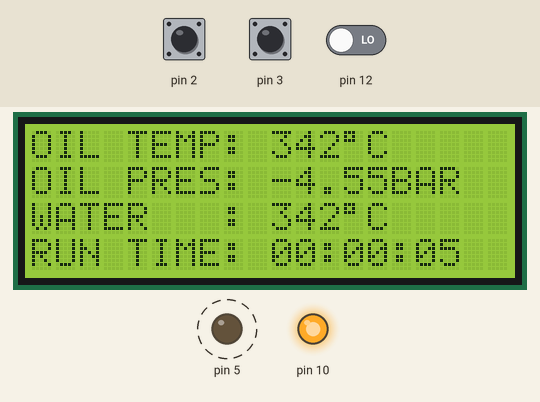
Recording of a sketch running on a simulated Arduino Uno, built with avr-gcc and run on an emulated ATmega328P. Shown: 20×4 character LCD, output pins drawn as LEDs (lit = HIGH). Dashed ring = blinking. Inputs (shaded band) come from the test bench; at power-on: pin 2 HIGH, pin 3 HIGH, pin 12 LOW. EEPROM starts erased; pins used as bus, display or sensor lines are not drawn.

Above: at 6.01 s.
6.3 s: pin 2 pulled LOW for 0.15 s
At 6.83 s:
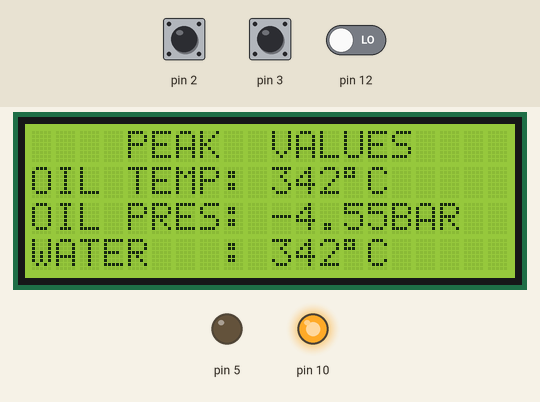
7.0 s: pin 3 pulled LOW for 3.2 s
At 9.4 s:
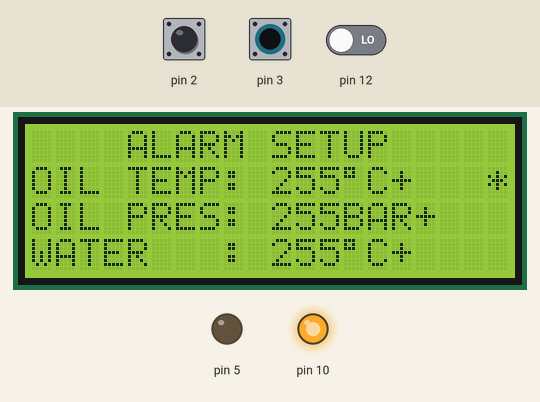
10.8 s: pin 2 pulled LOW for 1 s
At 11.6 s:
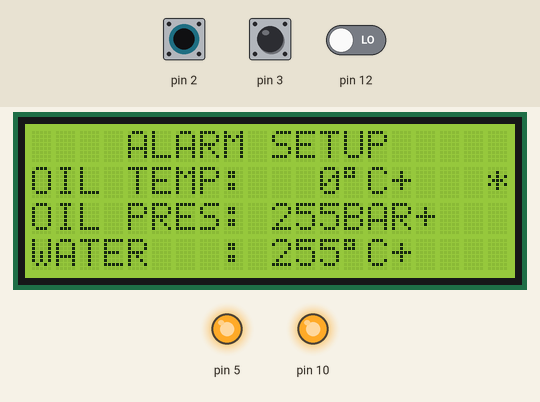
12.4 s: pin 3 pulled LOW for 1 s
At 13.22 s:
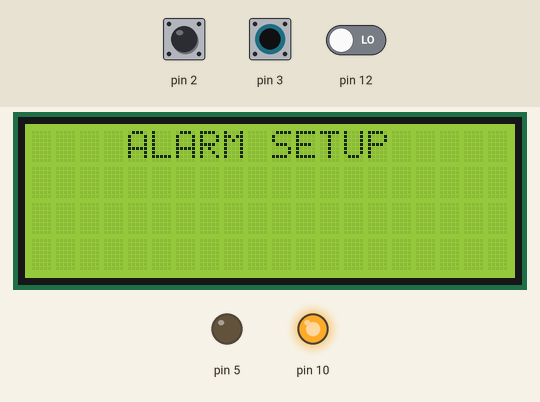
14.0 s: pin 3 pulled LOW for 0.15 s
At 14.6 s:
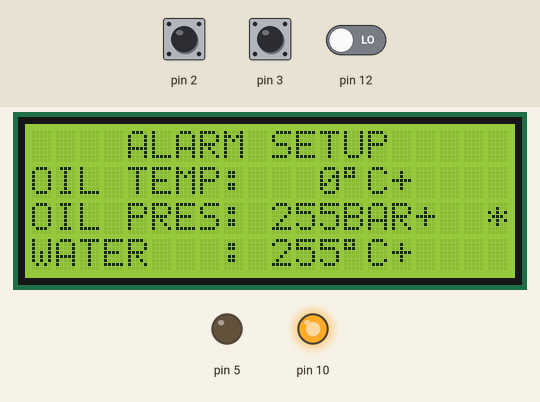
14.7 s: pin 12 driven HIGH
At 15.2 s:
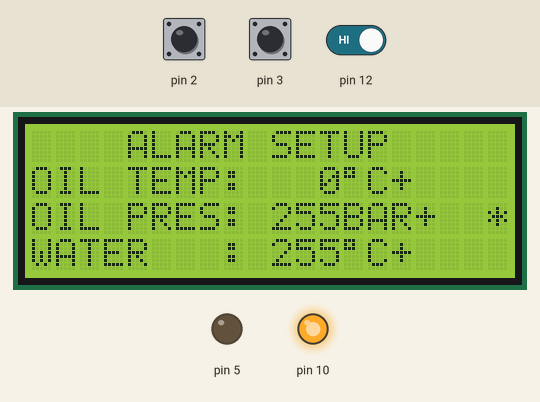
Timing chart, 0 to 17.2 s (numbered marks = the images above; inputs shaded):
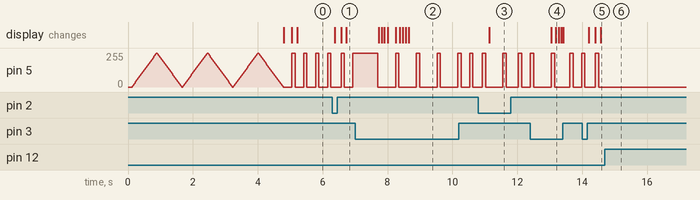

The sketch:

adri.ino
```cpp
#include <EEPROM.h>
#include <Wire.h>
#include <LiquidCrystal_I2C.h>
#include "Constants.h"
#include "Sensors.h"
#include "Screen.h"
#include "Variables.h"
#include "Led.h"
#include "Runtime.h"

Constants constants;
Variables variables;
Sensors sensors;
Screen screen;
Led redLed(constants.LED);
Runtime time;

void setup() {
  screen.init();
  openingCeremony();
  screen.clear();
  setupButtons();
  Serial.begin(9600);
}

void loop() {
  if (variables.clearLCD){ //do we need to clean the screen?
    variables.clearLCD=false;
    screen.clear();
  }

  checkValues();
  if (variables.actualScreen == 2) peakScreen();
  else if (variables.actualScreen == 3) setupScreen();
  else mainScreen();
  delay(constants.REFRESHRATE);
}

void mainScreen(){
  screen.printValue(0,0,true,constants.SENSOR1NAME,variables.sensor1,true,false,constants.SENSOR1UNITS);
  screen.printValue(1,0,true,constants.SENSOR2NAME,variables.sensor2,false,true,constants.SENSOR2UNITS);
  screen.printValue(2,0,true,constants.SENSOR3NAME,variables.sensor3,true,false,constants.SENSOR3UNITS);
  screen.setCursor(0,3);
  screen.print(constants.TIMENAME+": "+time.getTime());
}

void peakScreen(){
  screen.setCursor(4,0);
  screen.print(constants.PEAKNAME);
  screen.printValue(1,0,true,constants.SENSOR1NAME,variables.sensor1MAX,true,false,constants.SENSOR1UNITS);
  screen.printValue(2,0,true,constants.SENSOR2NAME,variables.sensor2MAX,false,true,constants.SENSOR2UNITS);
  screen.printValue(3,0,true,constants.SENSOR3NAME,variables.sensor3MAX,true,false,constants.SENSOR3UNITS);
}

void setupScreen(){
  screen.setCursor(constants.ALARMNAMECOL,0);
  screen.print(constants.ALARMNAME);

  screen.printValue(1,0,true,constants.SENSOR1NAME,EEPROM.read(constants.EEPROMSENSOR1WARNINGVALUE),true,false,constants.SENSOR1UNITS);
  screen.print(getOperatorLabel(EEPROM.read(constants.EEPROMSENSOR1WARNINGOPERATOR)));

  screen.printValue(2,0,true,constants.SENSOR2NAME,EEPROM.read(constants.EEPROMSENSOR2WARNINGVALUE),false,false,constants.SENSOR2UNITS);
  screen.print(getOperatorLabel(EEPROM.read(constants.EEPROMSENSOR2WARNINGOPERATOR)));

  screen.printValue(3,0,true,constants.SENSOR3NAME,EEPROM.read(constants.EEPROMSENSOR3WARNINGVALUE),true,false,constants.SENSOR3UNITS);
  screen.print(getOperatorLabel(EEPROM.read(constants.EEPROMSENSOR3WARNINGOPERATOR)));

  screen.setCursor(19,variables.feature/2);
  screen.print("*");

  if (variables.feature/2 > 3){
    variables.actualScreen=1;
    savedScreen();
  }
}

void checkValues(){
  variables.sensor1 = sensors.getTemp323057(constants.SENSORMCP1);
  variables.sensor2 = sensors.getPress360004(constants.SENSORMCP3);
  variables.sensor3 = sensors.getTemp323059(constants.SENSORMCP5);
  variables.sensor4 = 0;
  variables.sensor5 = 0;
  variables.sensor6 = 0;

  //peak values
  if(variables.sensor1 > variables.sensor1MAX) variables.sensor1MAX=variables.sensor1;
  if(variables.sensor2 > variables.sensor2MAX) variables.sensor2MAX=variables.sensor2;
  if(variables.sensor3 > variables.sensor3MAX) variables.sensor3MAX=variables.sensor3;
  if(variables.sensor4 > variables.sensor4MAX) variables.sensor4MAX=variables.sensor4;
  if(variables.sensor5 > variables.sensor5MAX) variables.sensor5MAX=variables.sensor5;
  if(variables.sensor6 > variables.sensor6MAX) variables.sensor6MAX=variables.sensor6;

  //alarm
  if(EEPROM.read(constants.EEPROMSENSOR1WARNINGOPERATOR)%2 > 0){ //greater alarm
    if(int(variables.sensor1) > EEPROM.read(constants.EEPROMSENSOR1WARNINGVALUE)) redLed.blink(constants.LEDDURATION);
  }
  else{ //smaller alarm
    if(int(variables.sensor1) < EEPROM.read(constants.EEPROMSENSOR1WARNINGVALUE)) redLed.blink(constants.LEDDURATION);
  }

  if(EEPROM.read(constants.EEPROMSENSOR2WARNINGOPERATOR)%2 > 0){ //greater alarm
    if(int(variables.sensor2) > EEPROM.read(constants.EEPROMSENSOR2WARNINGVALUE)) redLed.blink(constants.LEDDURATION);
  }
  else{ //smaller alarm
    if(int(variables.sensor2) < EEPROM.read(constants.EEPROMSENSOR2WARNINGVALUE)) redLed.blink(constants.LEDDURATION);
  }

  if(EEPROM.read(constants.EEPROMSENSOR3WARNINGOPERATOR)%2 > 0){ //greater alarm
    if(int(variables.sensor3) > EEPROM.read(constants.EEPROMSENSOR3WARNINGVALUE)) redLed.blink(constants.LEDDURATION);
  }
  else{ //smaller alarm
    if(int(variables.sensor3) < EEPROM.read(constants.EEPROMSENSOR3WARNINGVALUE)) redLed.blink(constants.LEDDURATION);
  }

}

void openingCeremony(){
  uint8_t e[8] = {0x1f, 0x11, 0x17, 0x17, 0x13, 0x17, 0x11, 0x1f};
  uint8_t p[8] = {0x1f, 0x11, 0x15, 0x15, 0x11, 0x17, 0x17, 0x1f};
  uint8_t three[8] = {0x1f, 0x13, 0x1d, 0x1d, 0x11, 0x1d, 0x13, 0x1f};
  screen.storeCustomChar(0,e);
  screen.storeCustomChar(1,p);
  screen.storeCustomChar(2,three);
  screen.initialScreen(constants.INITCOL1,constants.INITCOL2,constants.INITCOL3,constants.INITCOL4,constants.INITSTRING1,constants.INITSTRING2,constants.INITSTRING3,constants.INITSTRING4);
  screen.setCursor(10,2);
  screen.printCustomChar(0);
  screen.printCustomChar(1);
  screen.printCustomChar(2);
  for(int i=0; i <= 2; i++) redLed.fade(15);
  screen.backlight(false);
  delay(250);
  screen.backlight(true);
}

void savedScreen(){
  Constants constants;
  screen.clear();
  screen.setCursor(constants.SETTINGSSAVEDCOL,1);
  screen.print(constants.SETTINGSSAVED);
  delay(1000);
  screen.clear();
}

void setupButtons(){
  pinMode(constants.BUTTON1,INPUT);
  digitalWrite(constants.BUTTON1,HIGH);
  attachInterrupt(0,button1ISR, LOW);

  pinMode(constants.BUTTON2,INPUT);
  digitalWrite(constants.BUTTON2,HIGH);
  attachInterrupt(1,button2ISR, LOW);
}

String getOperatorLabel(int rawOperator){
  if (rawOperator%2 > 0) return "+";
  else return "-";
}

void button1ISR(){
  unsigned long interrupt_time = millis();
  if (interrupt_time - variables.last_interrupt_time > constants.DEBOUNCING){
    if (variables.actualScreen == 3){
      int sensor = variables.feature/2;
      int rawOperator = variables.feature%2;

      if (sensor == 1) {
        if (!rawOperator) EEPROM.write(constants.EEPROMSENSOR1WARNINGVALUE,EEPROM.read(constants.EEPROMSENSOR1WARNINGVALUE)+1);
        else EEPROM.write(constants.EEPROMSENSOR1WARNINGOPERATOR,EEPROM.read(constants.EEPROMSENSOR1WARNINGOPERATOR)+1);
      }
      else if (sensor == 2) {
        if (!rawOperator) EEPROM.write(constants.EEPROMSENSOR2WARNINGVALUE,EEPROM.read(constants.EEPROMSENSOR2WARNINGVALUE)+1);
        else EEPROM.write(constants.EEPROMSENSOR2WARNINGOPERATOR,EEPROM.read(constants.EEPROMSENSOR2WARNINGOPERATOR)+1);
      }
      else if (sensor == 3) {
        if (!rawOperator) EEPROM.write(constants.EEPROMSENSOR3WARNINGVALUE,EEPROM.read(constants.EEPROMSENSOR3WARNINGVALUE)+1);
        else EEPROM.write(constants.EEPROMSENSOR3WARNINGOPERATOR,EEPROM.read(constants.EEPROMSENSOR3WARNINGOPERATOR)+1);
      }
    }
    else{
      variables.actualScreen = variables.actualScreen+1;
      if (variables.actualScreen > constants.TOTALSCREENS) variables.actualScreen=1;
      variables.clearLCD = true;
    }
  }
  variables.last_interrupt_time = interrupt_time;
}

void button2ISR(){
  if (variables.actualScreen == 3){
    unsigned long interrupt_time = millis();
    if (interrupt_time - variables.last_interrupt_time > constants.DEBOUNCING){
          variables.clearLCD = true;
          variables.feature += 1;
    }
    variables.last_interrupt_time = interrupt_time;
  }
  else{
    unsigned long timePressed = 0;
    while(digitalRead(constants.BUTTON2) == LOW && timePressed < constants.ALARMPRESSINGTIME){
      timePressed+=1;
      delay(1);
     }

    if(timePressed >= constants.ALARMPRESSINGTIME){
      variables.actualScreen=3;
      variables.feature = 1;
      variables.clearLCD = true;
    }
  }
}
```

Constants.cpp
```cpp
#include "Constants.h"

int Constants::LED=5;
int Constants::RELAY1=4;
int Constants::LEDDURATION=50;
int Constants::SPEAKERDURATION=100;
int Constants::EEPROMSPEAKER=1;
String Constants::SETTINGSSAVED="SETTINGS SAVED";
int Constants::SETTINGSSAVEDCOL=3;
String Constants::SETTINGS="SETTINGS";
int Constants::SETTINGSCOL=6;
int Constants::ALARMPRESSINGTIME=1000;
String Constants::ALARMNAME="ALARM SETUP";
int Constants::ALARMNAMECOL=4;
int Constants::DEBOUNCING=100;
int Constants::BUTTON1=2;
int Constants::BUTTON2=3;
int Constants::TOTALSCREENS=2;

int Constants::REFRESHRATE=200;

int Constants::INITCOL1=0;
String Constants::INITSTRING1="";
int Constants::INITCOL2=3;
String Constants::INITSTRING2="DIGITAL DISPLAY";
int Constants::INITCOL3=5;
String Constants::INITSTRING3="ADRi";
int Constants::INITCOL4=0;
String Constants::INITSTRING4="";

int Constants::SENSORMCP1=1;  //VDO 150 grados
int Constants::SENSORMCP2=2; //presion
int Constants::SENSORMCP3=3; //VDO 120 grados
int Constants::SENSORMCP4=4;
int Constants::SENSORMCP5=5;
int Constants::SENSORMCP6=6;
int Constants::SENSORMCP7=7;
int Constants::SENSORMCP8=8;

String Constants::WARNINGSTRING="WARNING!! DANGER!!";
int Constants::WARNINGCOL=1;
String Constants::PEAKNAME="PEAK  VALUES";
int Constants::PEAKCOL=4;

int Constants::EEPROMSENSOR1WARNINGVALUE=2;
int Constants::EEPROMSENSOR2WARNINGVALUE=3;
int Constants::EEPROMSENSOR3WARNINGVALUE=4;
int Constants::EEPROMSENSOR4WARNINGVALUE=5;
int Constants::EEPROMSENSOR5WARNINGVALUE=6;
int Constants::EEPROMSENSOR6WARNINGVALUE=7;
int Constants::EEPROMSENSOR1WARNINGOPERATOR=8;
int Constants::EEPROMSENSOR2WARNINGOPERATOR=9;
int Constants::EEPROMSENSOR3WARNINGOPERATOR=10;
int Constants::EEPROMSENSOR4WARNINGOPERATOR=11;
int Constants::EEPROMSENSOR5WARNINGOPERATOR=12;
int Constants::EEPROMSENSOR6WARNINGOPERATOR=13;

String Constants::SENSOR1NAME="OIL TEMP";
String Constants::SENSOR1UNITS="ºC";
String Constants::SENSOR1BIG="OIL  TEMPERATURE";
int Constants::SENSOR1BIGCOL=2;
String Constants::SENSOR2NAME="OIL PRES";
String Constants::SENSOR2UNITS="BAR";
String Constants::SENSOR2BIG="OIL PRESSURE";
int Constants::SENSOR2BIGCOL=4;
String Constants::SENSOR3NAME="WATER   ";
String Constants::SENSOR3UNITS="ºC";
String Constants::SENSOR3BIG="WATER  TEMPERATURE";
int Constants::SENSOR3BIGCOL=1;
String Constants::SENSOR4NAME="";
String Constants::SENSOR4UNITS="";
String Constants::SENSOR5NAME="";
String Constants::SENSOR5UNITS="";
String Constants::SENSOR6NAME="";
String Constants::SENSOR6UNITS="";

String Constants::TIMENAME="RUN TIME";
```

Constants.h
```cpp
#ifndef Constants_h
#define Constants_h

#include "Arduino.h"

class Constants{
  public:
    static int LED;
    static int RELAY1;
    static int LEDDURATION;
    static int SPEAKERDURATION;
    static int EEPROMSPEAKER;
    static String SETTINGSSAVED;
    static int SETTINGSSAVEDCOL;
    static String SETTINGS;
    static int SETTINGSCOL;
    static int ALARMPRESSINGTIME;
    static String ALARMNAME;
    static int ALARMNAMECOL;
    static int DEBOUNCING;
    static int BUTTON1;
    static int BUTTON2;
    static int TOTALSCREENS;
    static int INITCOL1;
    static String INITSTRING1;
    static int INITCOL2;
    static String INITSTRING2;
    static int INITCOL3;
    static String INITSTRING3;
    static int INITCOL4;
    static String INITSTRING4;

    static int REFRESHRATE;

    static int SENSORMCP1;  //VDO 150 grados
    static int SENSORMCP2; //presion
    static int SENSORMCP3; //VDO 120 grados
    static int SENSORMCP4;
    static int SENSORMCP5;
    static int SENSORMCP6;
    static int SENSORMCP7;
    static int SENSORMCP8;

    static String WARNINGSTRING;
    static int WARNINGCOL;
    static String PEAKNAME;
    static int PEAKCOL;

    static int EEPROMSENSOR1WARNINGVALUE;
    static int EEPROMSENSOR2WARNINGVALUE;
    static int EEPROMSENSOR3WARNINGVALUE;
    static int EEPROMSENSOR4WARNINGVALUE;
    static int EEPROMSENSOR5WARNINGVALUE;
    static int EEPROMSENSOR6WARNINGVALUE;
    static int EEPROMSENSOR1WARNINGOPERATOR;
    static int EEPROMSENSOR2WARNINGOPERATOR;
    static int EEPROMSENSOR3WARNINGOPERATOR;
    static int EEPROMSENSOR4WARNINGOPERATOR;
    static int EEPROMSENSOR5WARNINGOPERATOR;
    static int EEPROMSENSOR6WARNINGOPERATOR;
    static String SENSOR1NAME;
    static String SENSOR1UNITS;
    static String SENSOR1BIG;
    static int SENSOR1BIGCOL;
    static String SENSOR2NAME;
    static String SENSOR2UNITS;
    static String SENSOR2BIG;
    static int SENSOR2BIGCOL;
    static String SENSOR3NAME;
    static String SENSOR3UNITS;
    static String SENSOR3BIG;
    static int SENSOR3BIGCOL;
    static String SENSOR4NAME;
    static String SENSOR4UNITS;
    static String SENSOR5NAME;
    static String SENSOR5UNITS;
    static String SENSOR6NAME;
    static String SENSOR6UNITS;

    static String TIMENAME;

};

#endif
```

Led.cpp
```cpp
#include "Led.h"
#include "Constants.h"

int pin;

Led::Led(int outPin){
  pin=outPin;
  pinMode(pin,OUTPUT);
}

void Led::blink(int delayTime){
  Constants constants;
  digitalWrite(pin,HIGH);
  delay(delayTime);
  digitalWrite(pin,LOW);
}

void Led::setStatus(boolean mode){
  if(mode == true){
    digitalWrite(pin,HIGH);
  }
  else{
    digitalWrite(pin,LOW);
  }
}

void Led::fade(int delayTime){
  // fade in from min to max in increments of 5 points:
  for(int fadeValue = 0 ; fadeValue <= 255; fadeValue +=5) {
    // sets the value (range from 0 to 255):
    analogWrite(pin, fadeValue);
    // wait for 30 milliseconds to see the dimming effect
    delay(delayTime);
  }

  // fade out from max to min in increments of 5 points:
  for(int fadeValue = 255 ; fadeValue >= 0; fadeValue -=5) {
    // sets the value (range from 0 to 255):
    analogWrite(pin, fadeValue);
    // wait for 30 milliseconds to see the dimming effect
    delay(delayTime);
  }
}
```

Led.h
```cpp
#ifndef Led_h
#define Led_h

#include "Arduino.h"

class Led{
  public:
    Led(int outPin);
    void blink(int delayTime);
    void setStatus(boolean mode);
    void fade(int delayTime);
  private:
    int pin;
};

#endif
```

Runtime.cpp
```cpp
#include "Runtime.h"

Runtime::Runtime(){
}

String Runtime::getTime(){
  unsigned long t = millis()/1000;
  static char str[9];
  int h = t / 3600;
  t = t % 3600;
  int m = t / 60;
  int s = t % 60;
  sprintf(str, "%02d:%02d:%02d", h, m, s);
  return str;
}
```

Runtime.h
```cpp
#ifndef Runtime_h
#define Runtime_h

#include "Arduino.h"

class Runtime{
  public:
   Runtime();
   String getTime();
};

#endif
```

Screen.cpp
```cpp
#include "Screen.h"
#include "Constants.h"
#include <LiquidCrystal_I2C.h>

LiquidCrystal_I2C lcd(0x27, 2, 1, 0, 4, 5, 6, 7, 3, POSITIVE);  // Set the LCD I2C address

Screen::Screen(){}

void Screen::init(){
  lcd.begin(20,4);
}

void Screen::backlight(boolean status){
  if (status == true){
    lcd.backlight();
  }
  else{
    lcd.noBacklight();
  }
}

void Screen::initialScreen(int col1, int col2, int col3, int col4, String string1, String string2, String string3, String string4){
  lcd.setCursor(col1,0);
  lcd.print(string1);
  lcd.setCursor(col2,1);
  lcd.print(string2);
  lcd.setCursor(col3,2);
  lcd.print(string3);
  lcd.setCursor(col4,3);
  lcd.print(string4);
}

void Screen::settingsSaved(){
  Constants constants;
  lcd.clear();
  lcd.setCursor(constants.SETTINGSSAVEDCOL,1);
  lcd.print(constants.SETTINGSSAVED);
  delay(1000);
  lcd.clear();
}

void Screen::clear(){
  lcd.clear();
}

void Screen::printValue(int row, int col, boolean title, String name, float value, boolean degree, boolean decimal, String unit){
  String values="";
  if(title){
    values.concat(name+String(": "));
  }
  if (value < 0){
    if(value > -10){
      values.concat(" ");
    }
  }
  else if(value < 10){
    values.concat("  ");
  }
  else if(value < 100){
    values.concat(" ");
  }

  if(decimal){
    values=name+String(": ");
    char floatString[10];
    dtostrf(value,1,2,floatString);
    values.concat(floatString);
  }
  else{
    values.concat((int)value);
  }

  if(unit.substring(0,2) == "º"){
    values.concat((char)223);
    values.concat(unit.substring(2));
  }
  else{
    values.concat(unit);
  }

  lcd.setCursor(col,row);
  lcd.print(values);
}

void Screen::setCursor(int col, int row){
  lcd.setCursor(col,row);
}

void Screen::print(String string){
  lcd.print(string);
}

void Screen::storeCustomChar(int pos,uint8_t character[]){
  lcd.createChar(pos,character);
}

void Screen::printCustomChar(int pos){
  lcd.write((byte)pos);
}

void Screen::bigValue(String title, int colTitle,String subTitle, int colSubtitle, int value, String units){
  /*lcd.setCursor(colTitle,0);
  lcd.print(title);

  String stringValue;
  if(value < 10){
    stringValue = "00"+String(value);
  }
  else if(value < 100){
    stringValue = "0"+String(value);
  }
  else{
    stringValue = String(value);
  }
  char charBuf[4];
  stringValue.toCharArray(charBuf, 4);
  render_big_msg(charBuf,3,1);

  if(units.substring(0,2) == "º"){
    lcd.setCursor(15,2);
    lcd.write(0b11011111);
    lcd.setCursor(16,2);
    lcd.print(units.substring(2,3));
  }
  else{
    lcd.setCursor(15,2);
    lcd.print(units);
  }

  lcd.setCursor(colSubtitle,3);
  lcd.print(subTitle);*/
}
```

Screen.h
```cpp
#ifndef Screen_h
#define Screen_h

#include "Arduino.h"

class Screen{
  public:
   Screen();
   void init();
   void backlight(boolean status);
   void initialScreen(int col1, int col2, int col3, int col4, String string1, String string2, String string3, String string4);
   void clear();
   void printValue(int row, int col, boolean title, String name, float value, boolean degree, boolean decimal, String unit);
   void setCursor(int col, int row);
   void print(String string);
   void bigValue(String title, int colTitle,String subTitle, int colSubtitle, int value, String units);
   void settingsSaved();
   void storeCustomChar(int pos,uint8_t character[]);
   void printCustomChar(int pos);
};

#endif
```

Sensors.h
```cpp
#ifndef Sensors_h
#define Sensors_h

#include "Arduino.h"

class Sensors{
  public:
    Sensors();
    float getTemp323057(int sensor);
    float getTemp323059(int sensor);
    float getPress360004(int sensor);
  private:
    float getSensorVoltage(int sensor);
};

#endif
```

Speaker.cpp
```cpp
#include "Speaker.h"
#include "Variables.h"
#include "Constants.h"

boolean status=true;

Speaker::Speaker(){
  Constants constants;
  pinMode(constants.RELAY1,OUTPUT);
}

void Speaker::setStatus(boolean mode){
  status=mode;
}

boolean Speaker::getStatus(){
  return status;
}

void Speaker::speakerTone(int duration){
  Variables variables;
  Constants constants;
  if(status){
    digitalWrite(constants.RELAY1,HIGH);
    delay(duration);
    digitalWrite(constants.RELAY1,LOW);
  }
}
```

Source omitted: Sensors.cpp (data table, 20993 bytes), Speaker.h (205 bytes), Variables.cpp (1985 bytes), Variables.h (1076 bytes)

Measured:
- after the input at 6.3 s, the display: first differs from a run without the input after 0.27 s (image 1 shows a later state)
- after the input at 7.0 s, the display: first changes after 0.73 s (image 2 shows a later state)
- after the input at 10.8 s, the display: changes after 0.33 s (image 3)
- after the input at 12.4 s, the display: first changes after 0.65 s (image 4 shows a later state)
- after the input at 14.0 s, the display: first changes after 0.20 s (image 5 shows a later state)
- after the input at 14.7 s, pin 5: stops changing and stays 0/255
